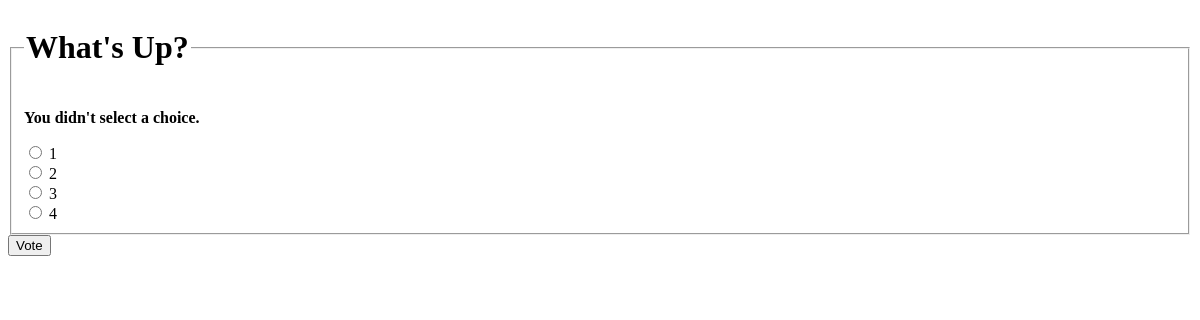
Page /polls/1/vote/ on the earlier database version.
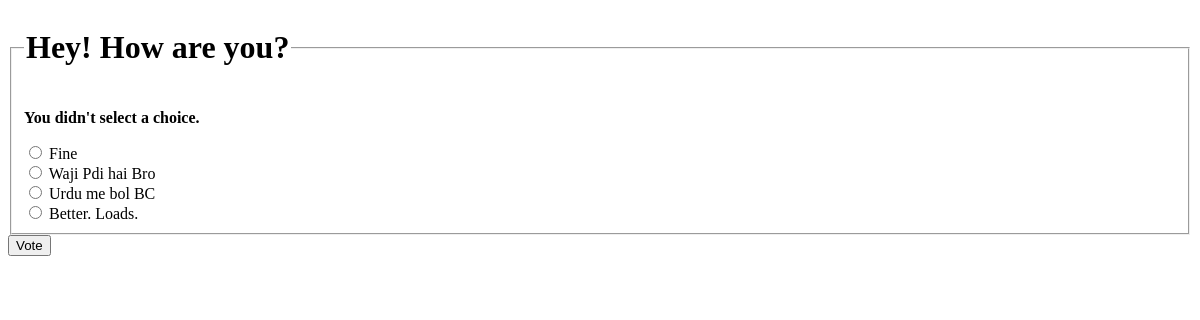
Same page on the later database version.
### polls/models.py (models this page shows, shortened)
class Question(models.Model):
    question_text = models.CharField(max_length=200)
    pub_date = models.DateTimeField('date published')

class Choice(models.Model):
    question = models.ForeignKey(Question, on_delete=models.CASCADE)
    choice_text = models.CharField(max_length=200)
    votes = models.IntegerField(default=0)

### polls/views.py (the view)
# urls.py: path('<int:question_id>/vote/',views.vote, name= "vote"),
def vote(request, question_id):
    question = get_object_or_404(Question, pk=question_id)
    try:
        selected_choice = question.choice_set.get(pk=request.POST['choice'])
    except (KeyError, Choice.DoesNotExist):
        return render(request, 'polls/detail.html', {
            'question': question,
            'error_message': "You didn't select a choice.",
        })
    else:
        selected_choice.votes += 1
        selected_choice.save()
        return HttpResponseRedirect(reverse('polls:results', args=(question.id,)))

### polls/templates/polls/detail.html (shortened to what this page needs)
<form action="{% url 'polls:vote' question.id %}" method="post">
    <fieldset>
        <legend><h1>{{ question.question_text }}</h1></legend>
        {% if error_message %}<p><strong>{{ error_message }}</strong></p>{% endif %}
        {% for choice in question.choice_set.all %}
            <input type="radio" name="choice" id="choice{{ forloop.counter }}" value="{{ choice.id }}">
            <label for="choice{{ forloop.counter }}">{{ choice.choice_text }}</label><br>
        {% endfor %}
    </fieldset>
    <input type="submit" value="Vote">
    </form>

Differences in the rows shown:
changed Question: question_text "What's Up?" → "Hey! How are you?"
changed Choice: choice "☐ 1" → "☐ Fine"; choice_text "1" → "Fine"
changed Choice: choice "☐ 2" → "☐ Waji Pdi hai Bro"; choice_text "2" → "Waji Pdi hai Bro"
changed Choice: choice "☐ 3" → "☐ Urdu me bol BC"; choice_text "3" → "Urdu me bol BC"
changed Choice: choice "☐ 4" → "☐ Better. Loads."; choice_text "4" → "Better. Loads."
